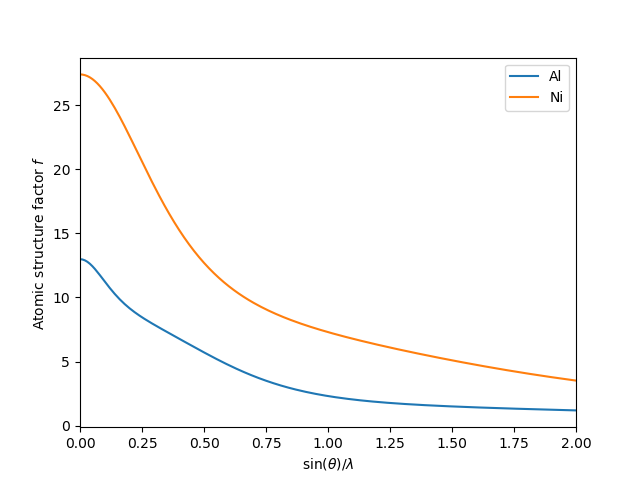

Generate this figure with Python:
import numpy as np
from matplotlib import pyplot as plt
from pymicro.xray.xray_utils import f_atom

if __name__ == '__main__':
    # plot X-ray atomic structure factor for Al and Ni
    q_values = np.arange(0., 2.01, 0.01)
    for element, Z in [('Al', 13), ('Ni', 28)]:
        f = f_atom(q_values, Z)
        plt.plot(q_values, f, label=element)
    plt.xlim(0, 2)
    plt.xlabel(r'$\sin(\theta)/\lambda$')
    plt.ylabel(r'Atomic structure factor $f$')
    plt.legend()

    import os

    image_name = os.path.splitext(__file__)[0] + '.png'
    print('writting %s' % image_name)
    plt.savefig(image_name, format='png')

    from matplotlib import image

    image.thumbnail(image_name, 'thumb_' + image_name, 0.2)
